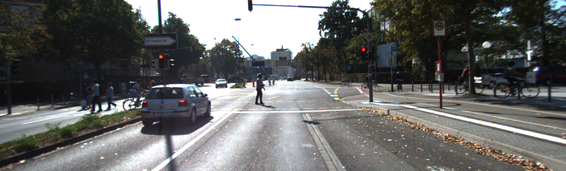
#> input picture pseudo_lidar_exp/pseudo_lidar/visualization/000134.png, 566 x 171 px, shrunk from 1224 x 370 before the run, found by its file name
$ jupyter execute --allow-errors pyntcloud.ipynb   (shell and % lines are left out)
#> lines starting #> are read from the running program, lines starting #| are printed output that depends on the picture
## Please first install these libraries
pip install pythreejs pyntcloud pandas numpy

[cell 1]
from pyntcloud import PyntCloud
import pandas as pd
import os
import numpy as np
import PIL.Image as Image
import matplotlib.image as mpimg
import matplotlib.pyplot as plt

[cell 2]
val_split_path = "/private/home/ruihan//Kitti/object/val.txt"
val_ids = []
#> (the rest of this cell did not finish here and is left out)

#> (a cell that did not finish here is left out)

[cell 4]
ind = "000134"

[cell 5]
f, axs = plt.subplots(2, 1)
img = mpimg.imread(f"/private/home/ruihan/Kitti/object/training/image_2/{ind}.png")
#> img is the input picture: shape (171, 566, 3) float32; mean R, G, B 0.402, 0.404, 0.4
axs[0].imshow(img)
img = mpimg.imread(f"/private/home/ruihan/Kitti/object/training/image_3/{ind}.png")
axs[1].imshow(img)
plt.show()
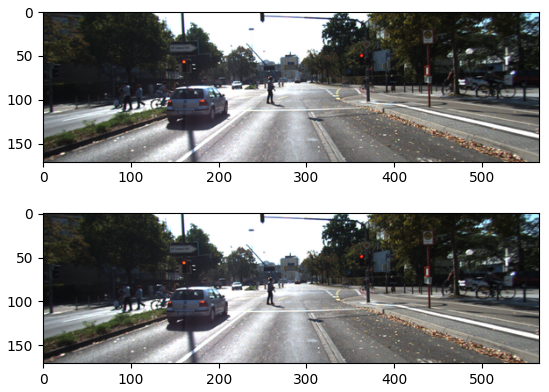
#> figure drawn by matplotlib, 2 panels

[cell 6]
def load_velo_scan(velo_filename):
    scan = np.fromfile(velo_filename, dtype=np.float32)
    scan = scan.reshape((-1, 4))
    return scan

[cell 7]
def paint_points(points, color=[192,0,0]):
    # color = [r, g, b]
    color = np.array([color])
    new_pts = np.zeros([points.shape[0],6])
    new_pts[:,:3] = points
    new_pts[:, 3:] = new_pts[:, 3:] + color
    return new_pts

[cell 8]
path = f"/private/home/ruihan/Kitti/object/training/velodyne/{ind}.bin"

#> (a cell that did not finish here is left out)

#> (a cell that did not finish here is left out)

#> (a cell that did not finish here is left out)

## The expected interface is shown bellow. If you cannot get it, please reopen your web browser.

[cell 12]
Image.open('./pyntcloud.png')
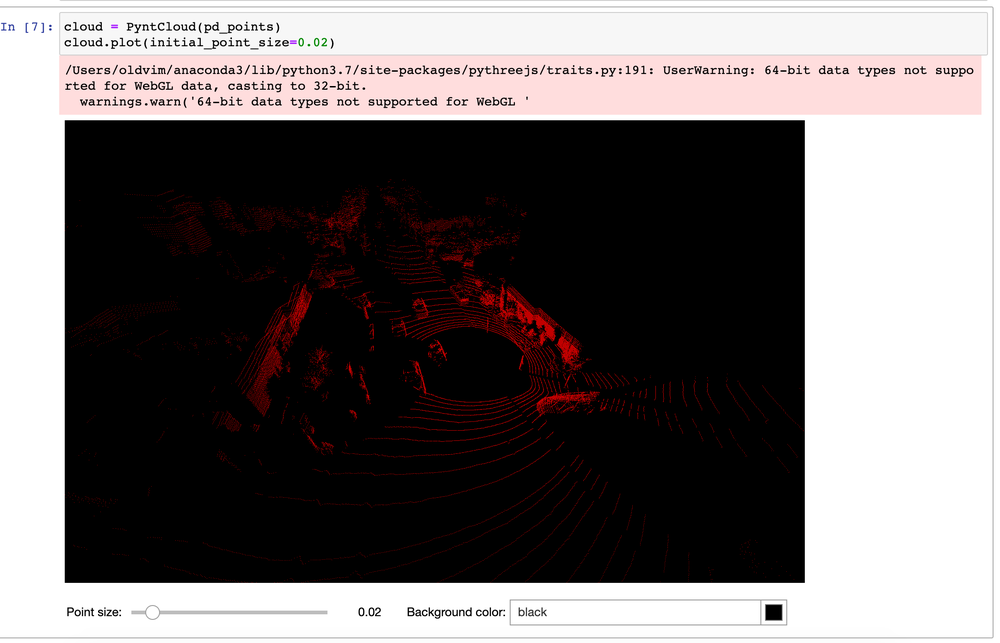
#> input picture pseudo_lidar_exp/pseudo_lidar/visualization/pyntcloud.png, 1000 x 643 px, shrunk from 2162 x 1390 before the run
